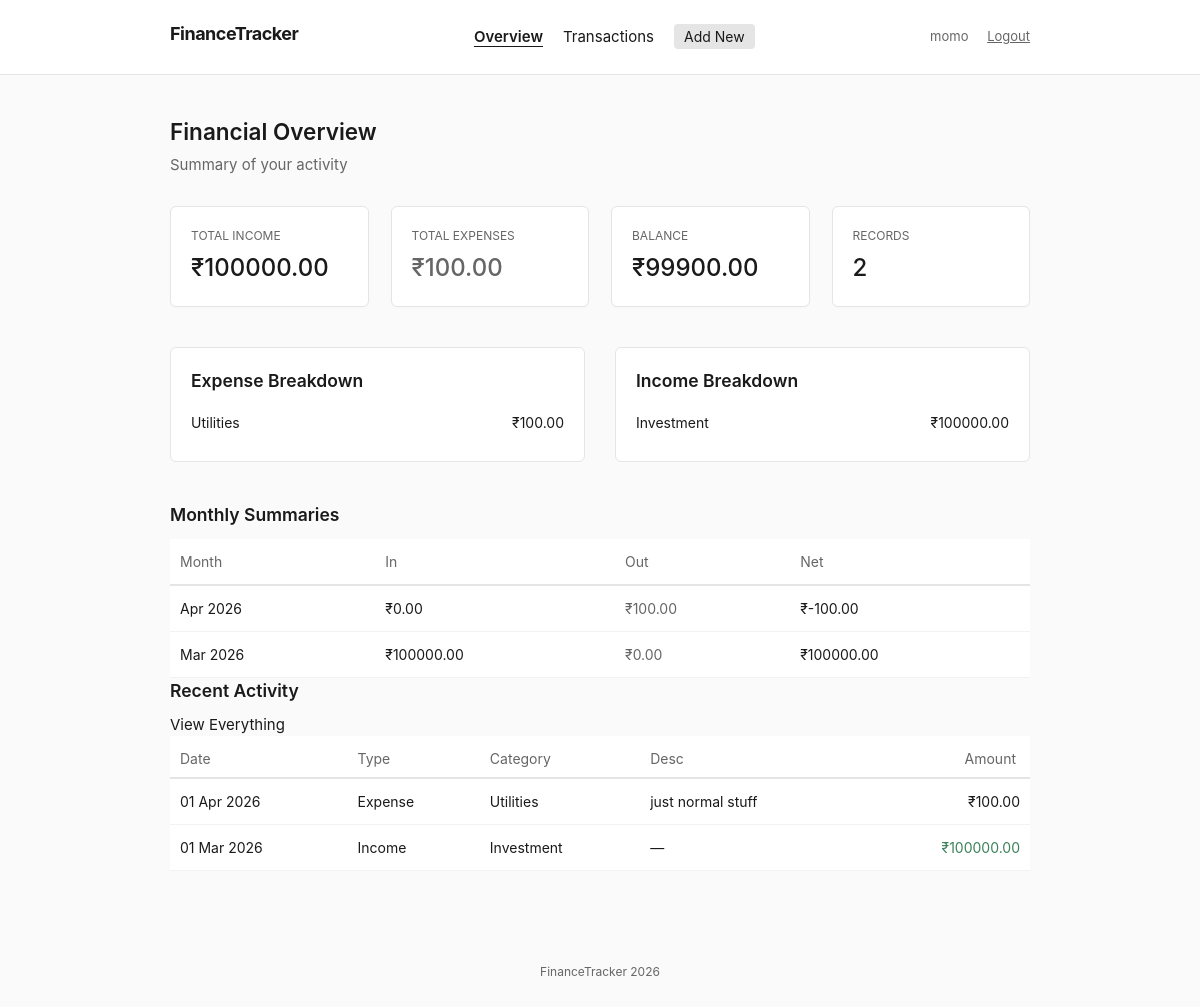
Screenshot of / (signed in) with the database file from the repository.
### tracker/models.py (models this page shows, shortened)
class Transaction(models.Model):
    INCOME = 'income'
    EXPENSE = 'expense'
    TYPE_CHOICES = [
        (INCOME, 'Income'),
        (EXPENSE, 'Expense'),
    ]
    CATEGORY_CHOICES = [
        ('salary', 'Salary'),
        ('freelance', 'Freelance'),
        ('investment', 'Investment'),
        ('food', 'Food & Dining'),
        ('rent', 'Rent & Housing'),
        ('utilities', 'Utilities'),
        ('transport', 'Transportation'),
        ('entertainment', 'Entertainment'),
        ('healthcare', 'Healthcare'),
        ('education', 'Education'),
        ('shopping', 'Shopping'),
        ('travel', 'Travel'),
        ('other', 'Other'),
    ]
    user = models.ForeignKey(
        User,
        on_delete=models.CASCADE,
        related_name='transactions',
        help_text='The user who created this transaction.'
    )
    amount = models.DecimalField(
        max_digits=12,
        decimal_places=2,
        validators=[MinValueValidator(Decimal('0.01'))],
        help_text='Transaction amount (must be positive).'
    )
    type = models.CharField(
        max_length=7,
        choices=TYPE_CHOICES,
        help_text='Whether this is an income or expense.'
    )
    category = models.CharField(
        max_length=20,
        choices=CATEGORY_CHOICES,
        help_text='Category of the transaction.'
    )
    date = models.DateField(
        help_text='Date of the transaction.'
    )
    description = models.TextField(
        blank=True,
        default='',
        help_text='Optional notes or description for the transaction.'
    )
    created_at = models.DateTimeField(auto_now_add=True)
    updated_at = models.DateTimeField(auto_now=True)
    class Meta:
        ordering = ['-date', '-created_at']
        verbose_name = 'Transaction'
        verbose_name_plural = 'Transactions'

### tracker/views.py (the view)
# urls.py: path('', views.dashboard_view, name='dashboard'),
@login_required
@role_required(['Viewer', 'Analyst', 'Admin'])
def dashboard_view(request):
    qs = Transaction.objects.all()
    context = {
        'total_income': get_total_income(qs),
        'total_expenses': get_total_expenses(qs),
        'balance': get_balance(qs),
        'category_breakdown': get_category_breakdown(qs),
        'monthly_summary': get_monthly_summary(qs),
        'recent_transactions': get_recent_transactions(qs, limit=5),
        'transaction_count': get_transaction_count(qs),
    }
    return render(request, 'tracker/dashboard.html', context)

### tracker/services.py (called while the page is built)
def get_total_income(queryset=None):
    if queryset is None:
        queryset = Transaction.objects.all()
    result = queryset.filter(type=Transaction.INCOME).aggregate(
        total=Sum('amount')
    )
    return result['total'] or Decimal('0.00')

def get_total_expenses(queryset=None):
    if queryset is None:
        queryset = Transaction.objects.all()
    result = queryset.filter(type=Transaction.EXPENSE).aggregate(
        total=Sum('amount')
    )
    return result['total'] or Decimal('0.00')

def get_balance(queryset=None):
    income = get_total_income(queryset)
    expenses = get_total_expenses(queryset)
    return income - expenses

def get_monthly_summary(queryset=None):
    if queryset is None:
        queryset = Transaction.objects.all()
    months = (
        queryset
        .annotate(month=TruncMonth('date'))
        .values('month')
        .distinct()
        .order_by('-month')
    )
    monthly_data = []
    for month_entry in months:
        month = month_entry['month']
        month_qs = queryset.filter(
            date__year=month.year,
            date__month=month.month
        )
        income = get_total_income(month_qs)
        expenses = get_total_expenses(month_qs)
        monthly_data.append({
            'month': month,
            'income': income,
            'expenses': expenses,
            'net': income - expenses,
        })
    return monthly_data

def get_recent_transactions(queryset=None, limit=5):
    if queryset is None:
        queryset = Transaction.objects.all()
    return queryset.order_by('-date', '-created_at')[:limit]

def get_transaction_count(queryset=None):
    if queryset is None:
        queryset = Transaction.objects.all()
    return queryset.count()

### tracker/templates/tracker/dashboard.html (shortened to what this page needs)
{% extends "tracker/base.html" %}
{% block content %}
<div class="page-header header-spacing">
    <h2>Financial Overview</h2>
    <p class="subtitle">Summary of your activity</p>
</div>
<div class="stats-row uneven-gap">
    <div class="stat-box">
        <span class="label">Total Income</span>
        <strong class="value">₹{{ total_income|floatformat:2 }}</strong>
    </div>
    <div class="stat-box">
        <span class="label">Total Expenses</span>
        <strong class="value text-muted">₹{{ total_expenses|floatformat:2 }}</strong>
    </div>
    <div class="stat-box">
        <span class="label">Balance</span>
        <strong class="value">₹{{ balance|floatformat:2 }}</strong>
    </div>
    <div class="stat-box align-shift">
        <span class="label">Records</span>
        <strong class="value">{{ transaction_count }}</strong>
    </div>
</div>
{% if request.user.profile.role in 'Admin,Analyst' or request.user.is_superuser %}
<div class="reports-section">
    <div class="report-col">
        <h3>Expense Breakdown</h3>
        {% if category_breakdown.expenses %}
        <ul class="breakdown-list">
            {% for item in category_breakdown.expenses %}
            <li>
                <span class="cat">{{ item.category }}</span>
                <span class="amt">₹{{ item.total|floatformat:2 }}</span>
            </li>
            {% endfor %}
        </ul>
        {% else %}
        <p class="empty">No expenses to show.</p>
        {% endif %}
    </div>
    <div class="report-col">
        <h3>Income Breakdown</h3>
        {% if category_breakdown.income %}
        <ul class="breakdown-list">
            {% for item in category_breakdown.income %}
            <li>
                <span class="cat">{{ item.category }}</span>
                <span class="amt">₹{{ item.total|floatformat:2 }}</span>
            </li>
            {% endfor %}
        </ul>
        {% else %}
        <p class="empty">No income to show.</p>
        {% endif %}
    </div>
</div>
<div class="monthly-report">
    <h3>Monthly Summaries</h3>
    {% if monthly_summary %}
    <table class="clean-table">
        <thead>
            <tr>
                <th>Month</th>
                <th>In</th>
                <th>Out</th>
                <th>Net</th>
            </tr>
        </thead>
        <tbody>
            {% for month in monthly_summary %}
            <tr>
                <td>{{ month.month|date:"M Y" }}</td>
                <td>₹{{ month.income|floatformat:2 }}</td>
                <td class="text-muted">₹{{ month.expenses|floatformat:2 }}</td>
                <td>₹{{ month.net|floatformat:2 }}</td>
            </tr>
            {% endfor %}
        </tbody>
    </table>
    {% else %}
    <p class="empty">No monthly data yet.</p>
    {% endif %}
</div>
{% endif %}
<div class="recent-records">
    <div class="section-head">
        <h3>Recent Activity</h3>
        <a href="{% url 'transaction_list' %}" class="view-link">View Everything</a>
    </div>
    {% if recent_transactions %}
    <table class="clean-table uneven-padding">
        <thead>
            <tr>
                <th>Date</th>
                <th>Type</th>
                <th>Category</th>
                <th>Desc</th>
                <th class="right">Amount</th>
            </tr>
        </thead>
        <tbody>
            {% for t in recent_transactions %}
            <tr>
                <td>{{ t.date|date:"d M Y" }}</td>
                <td>{{ t.get_type_display }}</td>
                <td>{{ t.get_category_display }}</td>
                <td class="desc">{{ t.description|default:"—"|truncatewords:6 }}</td>
                <td class="right amount-{{ t.type }}">₹{{ t.amount|floatformat:2 }}</td>
            </tr>
            {% endfor %}
        </tbody>
    </table>
    {% else %}
    <p class="empty margin-tweak">Nothing recorded yet. {% if request.user.profile.role == 'Admin' or request.user.is_superuser %} <a href="{% url 'transaction_create' %}">Add something</a>{% endif %}</p>
    {% endif %}
</div>
{% endblock %}

### tracker/templates/tracker/base.html (shortened to what this page needs)
{% load static %}
<!DOCTYPE html>
<html lang="en">
<head>
    <link rel="stylesheet" href="{% static 'css/styles.css' %}">
</head>
<body>
    {% if user.is_authenticated %}
    <nav class="site-nav">
        <div class="nav-wrapper">
            <h1 class="logo"><a href="{% url 'dashboard' %}">FinanceTracker</a></h1>
            <ul class="nav-links">
                <li><a href="{% url 'dashboard' %}" class="{% if request.resolver_match.url_name == 'dashboard' %}active{% endif %}">Overview</a></li>
                <li><a href="{% url 'transaction_list' %}" class="{% if 'transaction' in request.resolver_match.url_name %}active{% endif %}">Transactions</a></li>
                {% if request.user.profile.role == 'Admin' or request.user.is_superuser %}
                <li><a href="{% url 'transaction_create' %}" class="new-entry-link">Add New</a></li>
                {% endif %}
            </ul>
            <div class="user-actions">
                <span class="logged-in-as">{{ user.username }}</span>
                <a href="{% url 'logout' %}" class="logout" style="margin-left: 15px; text-decoration: underline; color: var(--text-muted);">Logout</a>
            </div>
        </div>
    </nav>
    {% endif %}
    <div class="container margin-shift">
        {% block content %}{% endblock %}
    </div>
    <footer class="site-footer">
        <p>FinanceTracker 2026</p>
    </footer>
</body>
</html>

### static/css/styles.css (style rules this page uses)
:root { --bg-color: #fafafa; --text-primary: #1a1a1a; --text-muted: #666; --border-color: #e5e5e5; --card-bg: #ffffff; --primary-action: #2c2c2c; --primary-hover: #000000; --danger: #d04b4b; --success: #3c825a; }
* { box-sizing: border-box; }
body { margin: 0; padding: 0; font-family: -apple-system, BlinkMacSystemFont, "Segoe UI", Roboto, Helvetica, Arial, sans-serif; background-color: var(--bg-color); color: var(--text-primary); line-height: 1.5; font-size: 15px; }
a { color: var(--text-primary); text-decoration: none; }
h1, h2, h3 { margin: 0 0 10px; font-weight: 600; }
ul { list-style: none; padding: 0; margin: 0; }
.site-nav { background-color: var(--card-bg); border-bottom: 1px solid var(--border-color); padding: 15px 0; }
.nav-wrapper { max-width: 900px; margin: 0 auto; padding: 0 20px; display: flex; justify-content: space-between; align-items: center; }
.logo a { font-weight: bold; font-size: 18px; letter-spacing: -0.5px; }
.nav-links { display: flex; gap: 20px; }
.nav-links a.active { font-weight: 600; text-decoration: underline; text-underline-offset: 4px; }
.nav-links .new-entry-link { background-color: var(--border-color); padding: 4px 10px; border-radius: 4px; font-size: 14px; }
.user-actions { font-size: 13px; color: var(--text-muted); }
.user-actions a { margin-left: 15px; text-decoration: underline; }
.container { max-width: 900px; margin: 40px auto; padding: 0 20px; }
.header-spacing { margin-bottom: 30px; }
.subtitle { color: var(--text-muted); margin-top: -5px; }
.margin-shift { margin-left: auto; margin-right: auto; }
.align-shift { padding-top: 2px; }
.uneven-gap { gap: 22px; }
.uneven-padding th { padding: 12px 14px 8px 10px !important; }
.stats-row { display: flex; justify-content: space-between; margin-bottom: 40px; }
.stat-box { background: var(--card-bg); border: 1px solid var(--border-color); border-radius: 6px; padding: 20px; flex: 1; box-shadow: 0 1px 3px rgba(0,0,0,0.02); }
.stat-box .label { display: block; font-size: 12px; color: var(--text-muted); margin-bottom: 5px; text-transform: uppercase; }
.stat-box .value { font-size: 24px; font-weight: 500; }
.reports-section { display: flex; gap: 30px; margin-bottom: 40px; }
.report-col { flex: 1; background: var(--card-bg); border: 1px solid var(--border-color); padding: 20px; border-radius: 6px; }
.breakdown-list li { display: flex; justify-content: space-between; padding: 8px 0; border-bottom: 1px solid #f0f0f0; font-size: 14px; }
.breakdown-list li:last-child { border-bottom: none; }
.clean-table { width: 100%; border-collapse: collapse; background: var(--card-bg); font-size: 14px; }
.clean-table th { text-align: left; padding: 12px 10px; border-bottom: 2px solid var(--border-color); color: var(--text-muted); font-weight: normal; }
.clean-table td { padding: 12px 10px; border-bottom: 1px solid #f2f2f2; }
.clean-table .right { text-align: right; }
.amount-income { color: var(--success); }
.text-muted { color: var(--text-muted); }
.site-footer { text-align: center; padding: 40px 0; font-size: 12px; color: var(--text-muted); }

### rows the page displays
Transaction: category "Utilities", total "100.00", date "01 Apr 2026", type "Expense", description "just normal stuff", amount "100.00"
Transaction: category "Investment", total "100000.00", date "01 Mar 2026", type "Income", description "—", amount "100000.00"

### other values shown
{{ user.username }} "momo"
{{ total_income|floatformat:2 }} "100000.00"
{{ total_expenses|floatformat:2 }} "100.00"
{{ balance|floatformat:2 }} "99900.00"
{{ transaction_count }} "2"
{{ month.month|date:"M Y" }} "Apr 2026" "Mar 2026"
{{ month.income|floatformat:2 }} "0.00" "100000.00"
{{ month.expenses|floatformat:2 }} "100.00" "0.00"
{{ month.net|floatformat:2 }} "-100.00" "100000.00"
